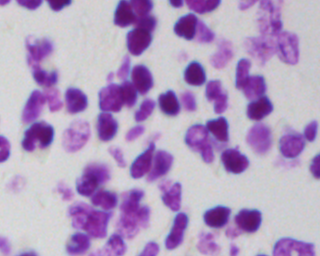
#> input picture img/00ae65c1c6631ae6f2be1a449902976e6eb8483bf6b0740d00530220832c6d3e/images/00ae65c1c6631ae6f2be1a449902976e6eb8483bf6b0740d00530220832c6d3e.png, 320 x 256 px
$ python morphology.py
#> lines starting #> are read from the running program, lines starting #| are printed output that depends on the picture
# -*- coding: utf-8 -*-
"""
Created on Wed Feb  7 16:41:10 2018

@author: ZMJ
"""
import skimage.morphology as sm
from matplotlib import pyplot as plt
import numpy as np
import matplotlib.image as mpimg

def rgb2gray(rgb):
    return np.dot(rgb[...,:3], [0.299, 0.587, 0.114])
img_path="img/00ae65c1c6631ae6f2be1a449902976e6eb8483bf6b0740d00530220832c6d3e/"
test_img=img_path+"images/00ae65c1c6631ae6f2be1a449902976e6eb8483bf6b0740d00530220832c6d3e.png"
img = mpimg.imread(test_img)
#> img is the input picture: shape (256, 320, 4) float32; mean R, G, B, A 0.696, 0.605, 0.757, 1
gray = rgb2gray(img)
#> in rgb2gray, `return np.dot(rgb[...,:3], [0.299, 0.587, 0.114])`:
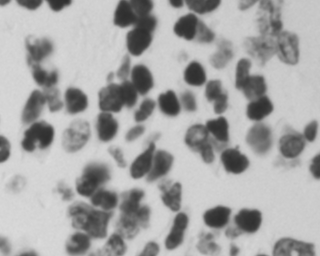
#> returned value: shape (256, 320) float64; min 0.183, max 0.858, mean 0.649
dilat=sm.dilation(gray)
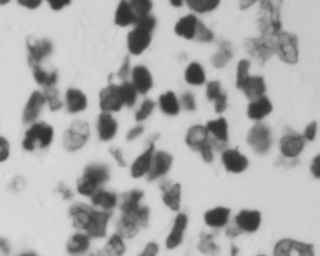
#> dilat: shape (256, 320) float64; min 0.187, max 0.858, mean 0.672
ersion=sm.erosion(gray)
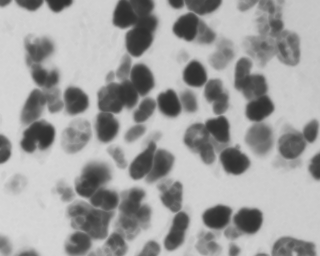
#> ersion: shape (256, 320) float64; min 0.183, max 0.852, mean 0.626
opening=sm.opening(gray)
closing=sm.closing(gray)
fig=plt.figure(figsize=(20,4))
fig.add_subplot(151)
plt.imshow(gray, cmap = plt.get_cmap('gray'))
plt.title("Image")
fig.add_subplot(152)
plt.imshow(dilat, cmap = plt.get_cmap('gray'))
plt.title("Dilation Image")
fig.add_subplot(153)
plt.imshow(ersion, cmap = plt.get_cmap('gray'))
plt.title("Erosion Image")
fig.add_subplot(154)
plt.imshow(opening, cmap = plt.get_cmap('gray'))
plt.title("Opening Image")
fig.add_subplot(155)
plt.imshow(closing, cmap = plt.get_cmap('gray'))
plt.title("Closing Image")
plt.show()
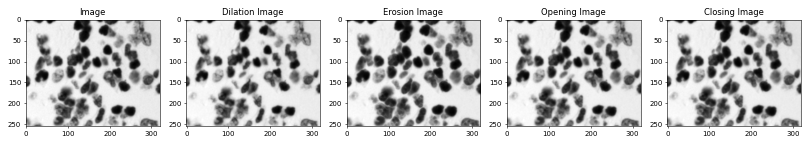
#> figure drawn by matplotlib, 5 panels
